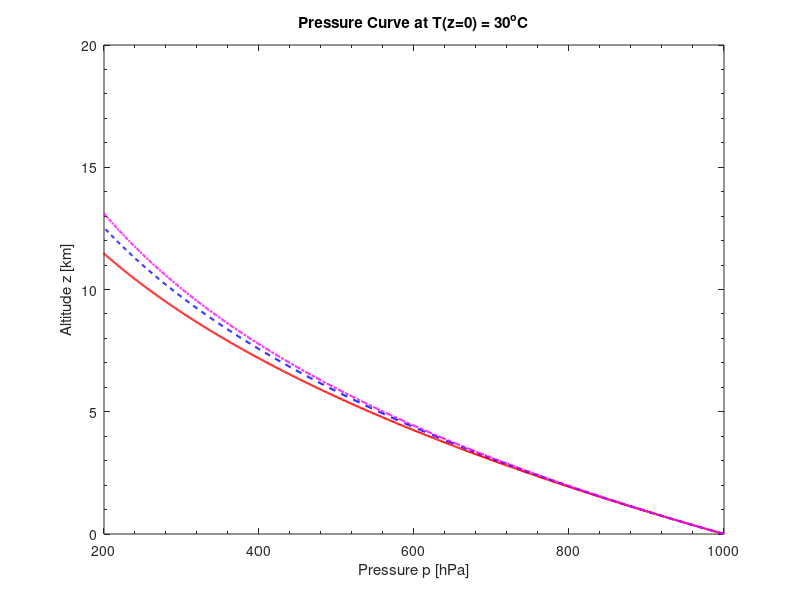

The MATLAB script that drew this image: (Note: this script raises an error after producing the figure.)
function P = PressureCurves()
%Constants
    G1 = 0.01;
    G2 = 0.006;
    G3 = 0.004;
    T1 = 30+275.15;
    T2 = 10+275.15;
    T3 = -10+275.15;
    p_o = 1000; %hPa
    g = 9.8; %km*s^-2
    R = 8.3145/0.02897;

%Data Generation
    z = linspace(0,15,1000);
    p1_1 = p_o*(1-(G1*1000/T1).*z).^(g/(R*G1));
    p1_2 = p_o*(1-(G1*1000/T2).*z).^(g/(R*G1));
    p1_3 = p_o*(1-(G1*1000/T3).*z).^(g/(R*G1));
    p2_1 = p_o*(1-(G2*1000/T1).*z).^(g/(R*G2));
    p2_2 = p_o*(1-(G2*1000/T2).*z).^(g/(R*G2));
    p2_3 = p_o*(1-(G2*1000/T3).*z).^(g/(R*G2));
    p3_1 = p_o*(1-(G3*1000/T1).*z).^(g/(R*G3));
    p3_2 = p_o*(1-(G3*1000/T2).*z).^(g/(R*G3));
    p3_3 = p_o*(1-(G3*1000/T3).*z).^(g/(R*G3));
    
    ztr1_1 = (1-(200/p_o)^(R*G1/g))*T1/(1000*G1);
    ztr1_2 = (1-(200/p_o)^(R*G1/g))*T2/(1000*G1);
    ztr1_3 = (1-(200/p_o)^(R*G1/g))*T3/(1000*G1);
    ztr2_1 = (1-(200/p_o)^(R*G2/g))*T1/(1000*G2);
    ztr2_2 = (1-(200/p_o)^(R*G2/g))*T2/(1000*G2);
    ztr2_3 = (1-(200/p_o)^(R*G2/g))*T3/(1000*G2);
    ztr3_1 = (1-(200/p_o)^(R*G3/g))*T1/(1000*G3);
    ztr3_2 = (1-(200/p_o)^(R*G3/g))*T2/(1000*G3);
    ztr3_3 = (1-(200/p_o)^(R*G3/g))*T3/(1000*G3);
                        
   
%Plotting    
    close all;
    
    plot(p1_1,z,'-r','linewidth',1.5);
    hold on;
    plot(p2_1,z,'--b','linewidth',1.5);
    plot(p3_1,z,'-.m','linewidth',1.5);
    xlim([200 1000]);
    title('Pressure Curve at T(z=0) = 30^oC');
    xlabel('Pressure p [hPa]');
    ylabel('Altitude z [km]');
    set(gca,'XMinorTick','on','YMinorTick','on');    
    legend({"\Gamma_1 = 1[K/100m]" + newline + "z_{tr_1} = " + ztr1_1,"\Gamma_2 = 0.6[K/100m]" + newline + "z_{tr2} = " + ztr2_1,"\Gamma_3 = 0.4[K/100m]" + newline + "z_{tr3} = " + ztr3_1});
    set(gcf,'position',[50,50,300,400]);
    
    figure;
    plot(p1_2,z,'-r','linewidth',1.5);
    hold on;
    plot(p2_2,z,'--b','linewidth',1.5);
    plot(p3_2,z,'-.m','linewidth',1.5);
    xlim([200 1000]);
    title('Pressure Curve at T(z=0) = 10^oC');
    xlabel('Pressure p [hPa]');
    ylabel('Altitude z [km]');
    set(gca,'XMinorTick','on','YMinorTick','on');    
    legend({"\Gamma_1 = 1[K/100m]" + newline + "z_{tr_1} = " + ztr1_2,"\Gamma_2 = 0.6[K/100m]" + newline + "z_{tr2} = " + ztr2_2,"\Gamma_3 = 0.4[K/100m]" + newline + "z_{tr3} = " + ztr3_2});
    set(gcf,'position',[450,50,300,400]);
    
    figure;
    plot(p1_3,z,'-r','linewidth',1.5);
    hold on;
    plot(p2_3,z,'--b','linewidth',1.5);
    plot(p3_3,z,'-.m','linewidth',1.5);
    xlim([200 1000]);
    title('Pressure Curve at T(z=0) = -10^oC');
    xlabel('Pressure p [hPa]');
    ylabel('Altitude z [km]');
    set(gca,'XMinorTick','on','YMinorTick','on');    
    legend({"\Gamma_1 = 1[K/100m]" + newline + "z_{tr_1} = " + ztr1_3,"\Gamma_2 = 0.6[K/100m]" + newline + "z_{tr2} = " + ztr2_3,"\Gamma_3 = 0.4[K/100m]" + newline + "z_{tr3} = " + ztr3_3});
    set(gcf,'position',[900,50,300,400]);
    
    P.p1_1 = p1_1;
    P.p1_2 = p1_2;
    P.p1_3 = p1_3;
    P.p2_1 = p2_1;
    P.p2_2 = p2_2;
    P.p2_3 = p2_3;
    P.p3_1 = p3_1;
    P.p3_2 = p3_2;
    P.p3_3 = p3_3;
    
    
end
    
    
    
